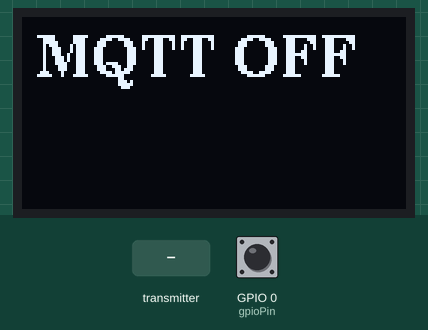
Recording of a sketch running on a simulated ESP32. On the bench: 128×64 one-colour display. Inputs (shaded band) come from the test bench; at power-on: GPIO 0 (gpioPin) HIGH. WiFi joins after 1.5 s; servers stay silent unless stated; what the sketch prints to the serial monitor is not drawn.

Above: at 3.2 s.
3.3 s: the transmitter starts sending windDir = 0
At 4.3 s:
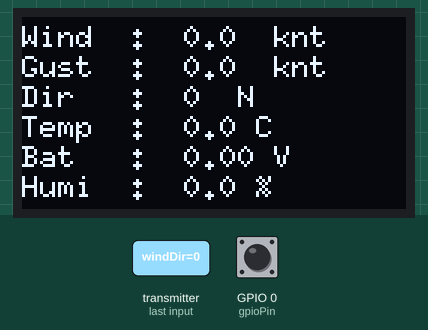
6.3 s: the transmitter starts sending windSpeed = 25
At 8.4 s:
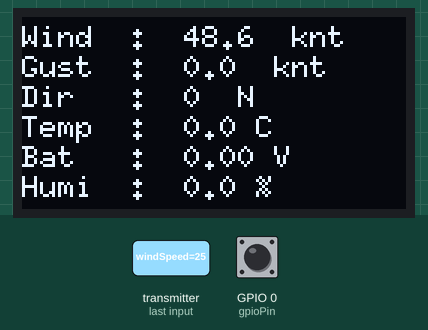
9.3 s: the transmitter starts sending windGust = 25
At 11.3 s:
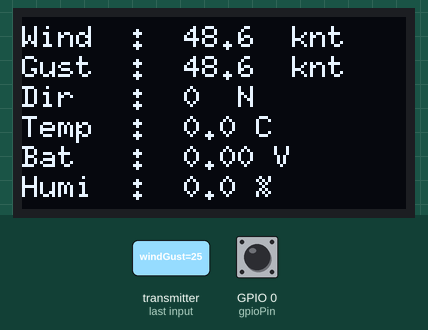
12.3 s: the transmitter starts sending temperature = 25
At 14.2 s:
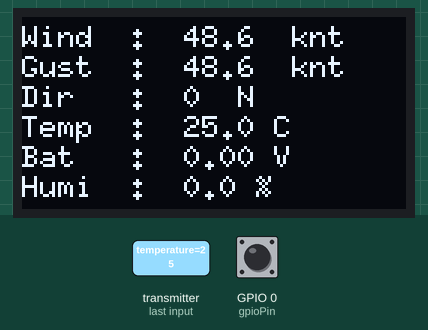
15.3 s: the transmitter starts sending humidity = 25
At 17.2 s:
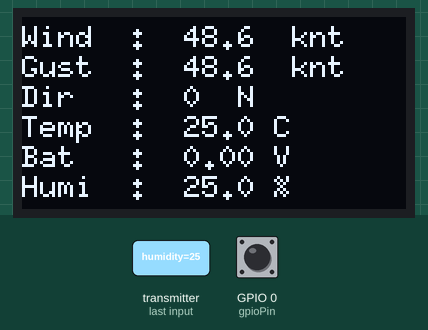
18.3 s: the transmitter starts sending BatVoltage = 25
At 20.1 s:
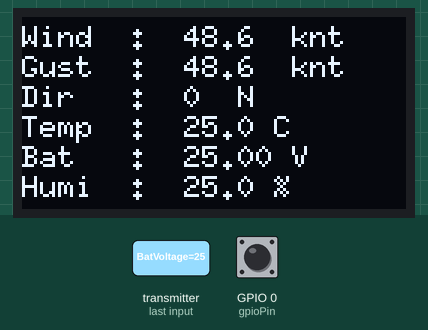
Timing chart, 0 to 21.6 s (numbered marks = the images above; inputs shaded):
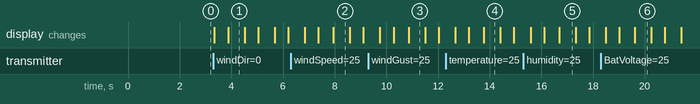

Measured:
- after the input at 3.3 s, the display: first changes after 0.05 s (image 1 shows a later state)
- after the input at 6.3 s, the display: first differs from a run without the input after 1.6 s (image 2)
- after the input at 9.3 s, the display: first differs from a run without the input after 1.6 s (image 3)
- after the input at 12.3 s, the display: first differs from a run without the input after 1.5 s (image 4)
- after the input at 15.3 s, the display: first differs from a run without the input after 1.4 s (image 5)
- after the input at 18.3 s, the display: first differs from a run without the input after 1.3 s (image 6)
- what the display in image 1 shows lasts 0.6 s, from 3.9 s to 4.5 s

The sketch:

KWind_ESP-NOW-WS80-Receiver-MQTT.ino
```cpp
#include <Wire.h>
#include <U8g2lib.h>
#include <WiFi.h>
#include <esp_now.h>
#include <PubSubClient.h>


// Wi-Fi Credentials
const char* ssid = "Kite Beach Inn";     // Replace with your Wi-Fi SSID
const char* password = "1963kbeachinn";  // Replace with your Wi-Fi password

// Display settings
#define DISPLAY_I2C_PIN_RST 16
#define ESP_SDA_PIN 4
#define ESP_SCL_PIN 15
#define DISPLAY_I2C_ADDR 0x3C

// MQTT settings (optional, controlled by useMQTT)
const char* mqtt_server = "1xxxxxxxxxx";  // Replace with your MQTT server address
WiFiClient espClient;
PubSubClient mqttClient(espClient);
const char* mqttTopic = "KWind/data/WS80_Lora";

bool useMQTT = false;   // Set to true to enable MQTT, false to disable
bool useKnots = true;   // Set to true to show wind speed in knots, false to show in m/s
const int gpioPin = 0;  // GPIO 0
// Setup OLED display
U8G2_SSD1306_128X64_NONAME_F_HW_I2C u8g2(U8G2_R0, DISPLAY_I2C_PIN_RST, ESP_SCL_PIN, ESP_SDA_PIN);

// Structure for received data
typedef struct struct_message {
  int windDir;
  float windSpeed;
  float windGust;
  float temperature;
  float humidity;
  float BatVoltage;  // Battery voltage added
} struct_message;

struct_message receivedData;

// ESP-NOW receive callback function
void onDataRecv(const uint8_t* mac_addr, const uint8_t* data, int len) {
  Serial.println("\n📩 Data Received:");
  Serial.print("Length: ");
  Serial.println(len);

  // Print raw data
  for (int i = 0; i < len; i++) {
    Serial.print(data[i], HEX);
    Serial.print(" ");
  }
  Serial.println();

  // If the data length is correct, parse the data
  if (len == sizeof(struct_message)) {
    memcpy(&receivedData, data, sizeof(struct_message));

    Serial.println("📊 Parsed Data:");
    Serial.printf("🧭 WindDir: %d° (%s)\n", receivedData.windDir, getCardinalDirection(receivedData.windDir).c_str());
    Serial.printf("💨 WindSpeed: %.1f %s\n", convertWindSpeed(receivedData.windSpeed), useKnots ? "knots" : "m/s");
    Serial.printf("🌬️ WindGust: %.1f %s\n", convertWindSpeed(receivedData.windGust), useKnots ? "knots" : "m/s");
    Serial.printf("🌡️ Temp: %.1f°C\n", receivedData.temperature);
    Serial.printf("💧 Humidity: %.1f%%\n", receivedData.humidity);
    Serial.printf("🔋 BatVoltage: %.2f V\n", receivedData.BatVoltage);  // Display battery voltage

    displayData();

    // If MQTT is enabled, send data to MQTT
    if (useMQTT) {
      sendDataToMQTT();
    }
  }
}

// Function to get the cardinal direction based on wind direction
String getCardinalDirection(int windDir) {
  if (windDir >= 0 && windDir < 22.5) return "N";
  if (windDir >= 22.5 && windDir < 67.5) return "NE";
  if (windDir >= 67.5 && windDir < 112.5) return "E";
  if (windDir >= 112.5 && windDir < 157.5) return "SE";
  if (windDir >= 157.5 && windDir < 202.5) return "S";
  if (windDir >= 202.5 && windDir < 247.5) return "SW";
  if (windDir >= 247.5 && windDir < 292.5) return "W";
  if (windDir >= 292.5 && windDir < 337.5) return "NW";
  return "N";  // Default to North if something goes wrong
}

// Function to convert wind speed to the desired units (m/s or knots)
float convertWindSpeed(float speed) {
  if (useKnots) {
    return speed * 1.94384;  // Convert m/s to knots
  }
  return speed;  // Return m/s if useKnots is false
}

// 🖥 Display on OLED + Serial
void displayData() {
  // Show "New Data Received" message briefly
  u8g2.clearBuffer();
  u8g2.setFont(u8g2_font_ncenB14_tr);
  u8g2.drawStr(10, 20,"NEW DATA");
  u8g2.setCursor(10, 55);
  u8g2.print(useMQTT ?"MQTT ON":"MQTT OFF");
  u8g2.sendBuffer();
  delay(500);  // Delay to keep message on screen

  // Now show actual sensor data
  u8g2.clearBuffer();
  u8g2.setFont(u8g2_font_6x10_tf);

  String windDirStr = String(receivedData.windDir) + "  " + getCardinalDirection(receivedData.windDir);
  String windSpeedStr = String(convertWindSpeed(receivedData.windSpeed), 1) + (useKnots ? "  knt" : " m/s");
  String windGustStr = String(convertWindSpeed(receivedData.windGust), 1) + (useKnots ? "  knt" : " m/s");

  u8g2.drawStr(0, 10, ("Wind  :  " + windSpeedStr).c_str());
  u8g2.drawStr(0, 20, ("Gust  :  " + windGustStr).c_str());
  u8g2.drawStr(0, 30, ("Dir   :  " + windDirStr).c_str());
  u8g2.drawStr(0, 40, ("Temp  :  " + String(receivedData.temperature, 1) + " C").c_str());
  u8g2.drawStr(0, 50, ("Bat   :  " + String(receivedData.BatVoltage, 2) + " V").c_str());
  u8g2.drawStr(0, 60, ("Humi  :  " + String(receivedData.humidity, 1) + " %").c_str());

  u8g2.sendBuffer();

  Serial.println("\n🖥 OLED Display Data:");
  Serial.println("🧭 WindDir: " + windDirStr);
  Serial.println("💨 WindSpeed: " + windSpeedStr);
  Serial.println("🌬 WindGust: " + windGustStr);
  Serial.println("🌡 Temperature: " + String(receivedData.temperature) + " °C");
  Serial.println("💧 Humidity: " + String(receivedData.humidity) + " %");
  Serial.println("🔋 Battery Voltage: " + String(receivedData.BatVoltage) + "  V");
}


// Function to send data to MQTT
void sendDataToMQTT() {
  String payload = String("{\"model\":\"WS80_LoraReceiver\", ") + "\"id\":\"KWind_Lora\", " + "\"wind_dir_deg\":" + String(receivedData.windDir) + ", " + "\"wind_avg_m_s\":" + String(receivedData.windSpeed) + ", " + "\"wind_max_m_s\":" + String(receivedData.windGust) + ", " + "\"temperature_C\":" + String(receivedData.temperature) + ", " + "\"Humi\":" + String(receivedData.humidity) + ", " + "\"BatVoltage\":" + String(receivedData.BatVoltage) + "}";

  Serial.println("📤 Sending to MQTT:");
  Serial.println(payload);

  if (mqttClient.publish(mqttTopic, payload.c_str())) {
    Serial.println("✅ MQTT Send Success");
  } else {
    Serial.println("❌ MQTT Send Failed");
  }
}

// Function to reconnect to MQTT if disconnected
void reconnectMQTT() {
  while (!mqttClient.connected()) {
    Serial.print("MQTT connecting...");
    if (mqttClient.connect("LoRaReceiverClient")) {
      Serial.println("✅ MQTT Connected");
      // mqttClient.subscribe(mqttTopic);  // Ensure we receive data too
    } else {
      Serial.print("❌ failed, rc=");
      Serial.println(mqttClient.state());
      delay(5000);
    }
  }
}

void setup() {
  Serial.begin(115200);

  // Initialize OLED display before any Wi-Fi or MQTT operations
  Wire.begin(ESP_SDA_PIN, ESP_SCL_PIN);
  u8g2.begin();
  pinMode(gpioPin, INPUT);  // Set GPIO 0 as input
  u8g2.setFont(u8g2_font_ncenB14_tr);
  // If button is pressed (LOW), enable MQTT
  if (digitalRead(gpioPin) == LOW) {
    useMQTT = true;
    Serial.println("✅ MQTT Enabled");
    u8g2.setCursor(0, 20);
    u8g2.print(" MQTT ON");
  } else {
    useMQTT = false;
    Serial.println("🚫 MQTT Disabled (Button Press Detected)");
    u8g2.setCursor(0, 20);
    u8g2.print(" MQTT OFF");
  }
  u8g2.sendBuffer();
  delay(2000);
  // Initialize ESP-NOW
  WiFi.mode(WIFI_STA);
  if (esp_now_init() != ESP_OK) {
    Serial.println("ESP-NOW initialization failed");
    return;
  }

  // Register the data receive callback
  esp_now_register_recv_cb(onDataRecv);

  Serial.println("ESP-NOW initialized and ready");

  // If MQTT is enabled, only then connect to Wi-Fi
  if (useMQTT) {
    WiFi.begin(ssid, password);
    Serial.println("Connecting to WiFi...");

    while (WiFi.status() != WL_CONNECTED) {
      delay(500);
      Serial.print(".");
    }
    Serial.println("\n✅ Connected to WiFi!");
    Serial.print("IP Address: ");
    Serial.println(WiFi.localIP());

    // Initialize MQTT only after Wi-Fi connection is successful
    mqttClient.setServer(mqtt_server, 1883);
    mqttClient.setCallback([](char* topic, byte* payload, unsigned int length) {
      Serial.println("📥 MQTT Message Received");
      // Handle incoming MQTT messages here if needed
    });
  } else {
    Serial.println("Wi-Fi not connected since MQTT is disabled.");
  }
}

void loop() {
  // If MQTT is enabled, ensure MQTT connection is maintained
  if (useMQTT) {
    if (!mqttClient.connected()) {
      reconnectMQTT();
    }
    mqttClient.loop();  // Handle MQTT communication in background
  }

  // Main loop continues to run to keep displaying data
  delay(100);  // Small delay to avoid overwhelming the loop
}
```
